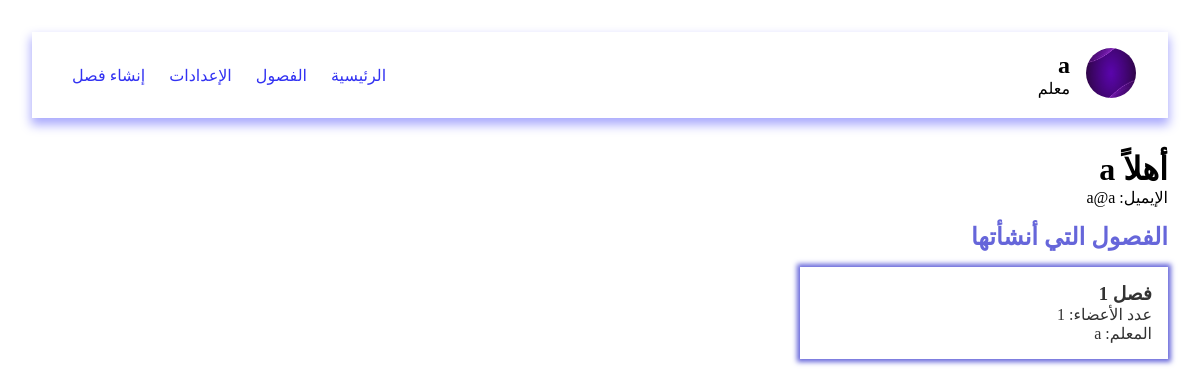
The page /pages/profile.php (signed in) on the database its author committed.
### tables this page shows
CREATE TABLE classes (
    id INTEGER PRIMARY KEY, 
    title TEXT, 
    description TEXT, 
    "limit" INTEGER,
    teacher_id INTEGER
);

CREATE TABLE users (
    id INTEGER PRIMARY KEY, 
    name TEXT, 
    email TEXT UNIQUE, 
    password TEXT, 
    role TEXT
);

### data/db.php (called while the page is built, shortened)
<?php
$db = new SQLite3('../data/database.db');
$db->exec('CREATE TABLE IF NOT EXISTS users (
    id INTEGER PRIMARY KEY,
    name TEXT,
    email TEXT UNIQUE,
    password TEXT,
    role TEXT
)');
$db->exec('CREATE TABLE IF NOT EXISTS classes (
    id INTEGER PRIMARY KEY,
    title TEXT,
    description TEXT,
    "limit" INTEGER,
    teacher_id INTEGER
)');
$db->exec('CREATE TABLE IF NOT EXISTS groups (
    id INTEGER PRIMARY KEY,
    title TEXT,
    description TEXT,
    "limit" INTEGER,
    members INTEGER,
    class_id INTEGER,
    interaction INTEGER,
    quality INTEGER,
    grading INTEGER,
    feedback TEXT
)');
$db->exec('CREATE TABLE IF NOT EXISTS group_students (
    group_id INTEGER,
    student_id INTEGER
)');
$db->exec('CREATE TABLE IF NOT EXISTS class_students (
    class_id INTEGER,
    student_id INTEGER
)');
function getClasses()
{
    global $db;
    $result = $db->query('SELECT * FROM classes');
    $classes = [];
    while ($row = $result->fetchArray(SQLITE3_ASSOC)) {
        $classes[] = $row;
    }
    return $classes;
}
function getTeacher($id)
{
    global $db;
    $stmt = $db->prepare('SELECT * FROM users WHERE id = :id');
    $stmt->bindValue(':id', $id, SQLITE3_INTEGER);
    $result = $stmt->execute();
    if ($result) {
        return $result->fetchArray(SQLITE3_ASSOC);
    }
    return null;
}
function getStudent($id)
{
    global $db;
    $stmt = $db->prepare('SELECT * FROM users WHERE id = :id AND role = "student"');
    $stmt->bindValue(':id', $id, SQLITE3_INTEGER);
    $result = $stmt->execute();
    if ($result) {
        return $result->fetchArray(SQLITE3_ASSOC);
    }
    return null;
}
function getGroupStudentsByGroupId($group_id)
{
    global $db;
    $stmt = $db->prepare('SELECT * FROM group_students WHERE group_id = :group_id');
    $stmt->bindValue(':group_id', $group_id, SQLITE3_INTEGER);
    $result = $stmt->execute();
    $students = [];
    while ($row = $result->fetchArray(SQLITE3_ASSOC)) {
        $students[] = getStudent($row['student_id']);
    }
    return $students;
}
function getStudentsByClassId($class_id)
{
    global $db;
    $stmt = $db->prepare('SELECT * FROM classes WHERE id = :id');
    $stmt->bindValue(':id', $class_id, SQLITE3_INTEGER);
    $result = $stmt->execute();
    $class = $result->fetchArray(SQLITE3_ASSOC);
    $stmt = $db->prepare('SELECT * FROM groups WHERE class_id = :class
    ');
    $stmt->bindValue(':class', $class_id, SQLITE3_INTEGER);
    $result = $stmt->execute();
    $groups = [];
    while ($row = $result->fetchArray(SQLITE3_ASSOC)) {
        $groups[] = $row;
    }
    $students = [];
    foreach ($groups as $group) {
        $students = array_merge($students, getGroupStudentsByGroupId($group['id']));
    }
    return $students;
}

### pages/profile.php (the view, shortened to what this page needs)
<?php
include "../data/db.php";
$user = $_SESSION['user'];
$userClasses = getClasses();
?>
<!DOCTYPE html>
<html lang="ar" dir="rtl">
<head>
  <link rel="stylesheet" href="../styles/profile.css">
</head>
<body>
  <?php include "../components/navbar.php" ?>
  <h1 class="title">أهلاً <?php echo $user['name'] ?></h1>
  <p>الإيميل: <?php echo $user['email'] ?></p>
  <?php if (count($userClasses) == 0): ?>
    <h2 class="not-in-class"><?php echo  $user["role"] == 'student' ? "أنت لست منضماً لأي فصل" : "لم تنشئ أي فصل" ?></h2>
  <?php else: ?>
    <h2 class="in-class">
      <?php echo $user["role"] == "student" ? "الفصول التي أنت منضم لها الآن" : "الفصول التي أنشأتها" ?></h2>
  <?php endif ?>
  <div class="classes">
    <?php foreach ($userClasses as $class): ?>
      <a class="group" href="../pages/viewGroups.php?id=<?php echo $class['id'] ?>">
        <h3><?php echo $class['title'] ?></h3>
        <p>عدد الأعضاء: <?php echo count(getStudentsByClassId($class['id'])) ?></p>
        <p><?php echo 'المعلم: ' . getTeacher($class["teacher_id"])["name"] ?></p>
      </a>
    <?php endforeach ?>
  </div>
</body>
</html>

### styles/profile.css (style rules this page uses)
* { box-sizing: border-box; margin: 0; padding: 0; }
body { padding: 2rem; }
.title { margin-top: 2rem; }
.group { display: block; padding: 1rem; box-shadow: 0 0 5px 3px rgb(102, 102, 218); }
.classes a { color: #333; }
.classes { display: grid; gap: 1rem; grid-template-columns: repeat(auto-fill, minmax(300px, 1fr)); }
.not-in-class, .in-class { font-size: 1.5rem; color: rgb(102, 102, 218); margin-block: 1rem; }

### styles/navbar.css (style rules this page uses)
* { padding: 0; margin: 0; box-sizing: border-box; text-decoration: none; list-style: none; }

### rows shown on the page
classes: title "فصل 1", count(getStudentsByClassId($class['id'])) "1", teacher.name "a"

### other values the page prints
$_SESSION['user']['name'] "a"
$user['name'] "a"
$user['email'] "a@a"
